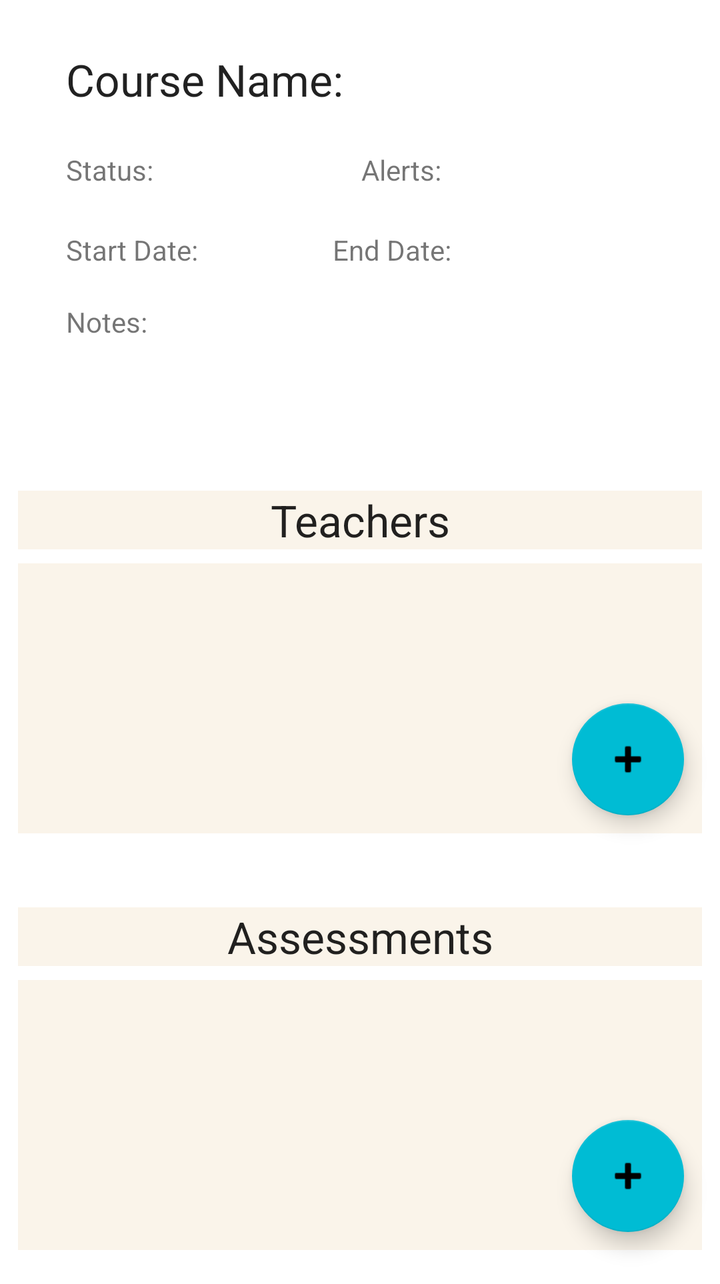
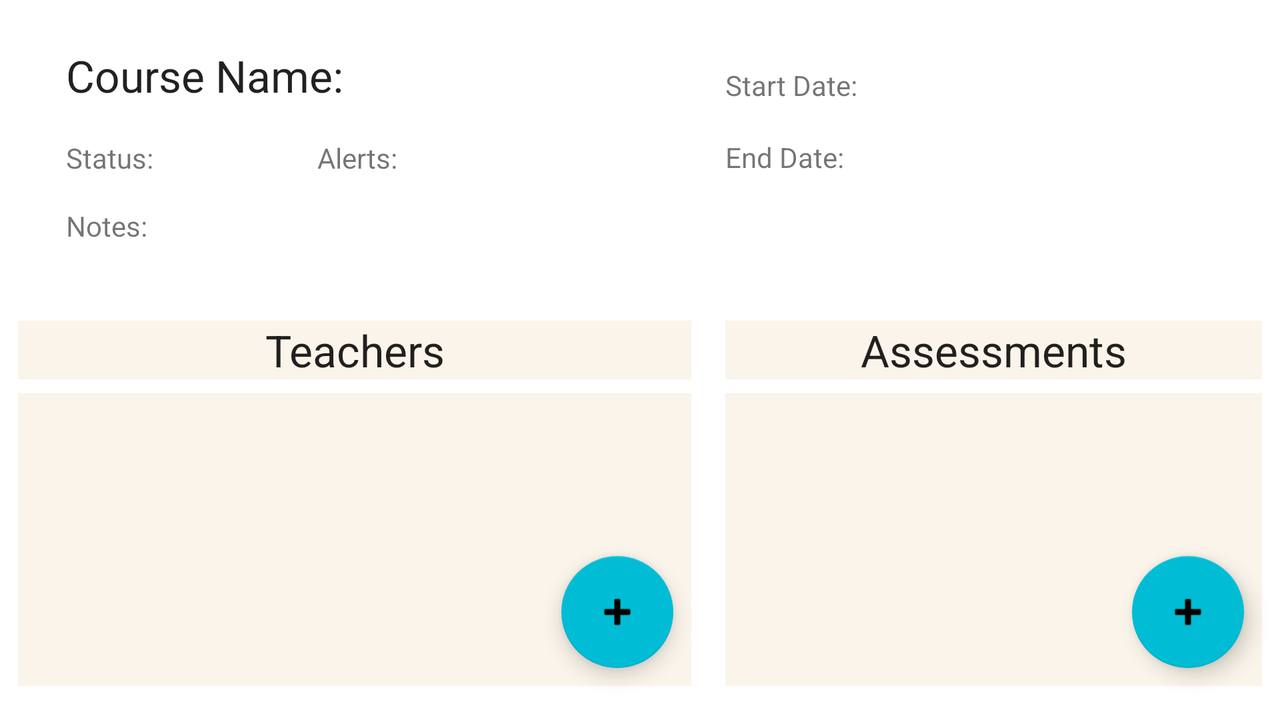

Compare how this app lays out the same screen by default and in its alternative resource folder. The renders come first, then the two layout files and the values they reference.
<!-- AndroidManifest.xml: application theme Theme.c196AppTheme -->
<!-- res/layout/activity_course_details.xml -->
<?xml version="1.0" encoding="utf-8"?>
<ScrollView xmlns:android="http://schemas.android.com/apk/res/android"
    xmlns:app="http://schemas.android.com/apk/res-auto"
    xmlns:tools="http://schemas.android.com/tools"
    android:layout_width="match_parent"
    android:layout_height="match_parent"
    android:fillViewport="true">

<androidx.constraintlayout.widget.ConstraintLayout
    android:layout_width="match_parent"
    android:layout_height="match_parent"
    tools:context=".Activity.CourseDetails">

    <TextView
        android:id="@+id/textView2"
        android:layout_width="wrap_content"
        android:layout_height="wrap_content"
        android:layout_marginStart="33dp"
        android:layout_marginLeft="33dp"
        android:layout_marginTop="25dp"
        android:text="Course Name:"
        android:textAppearance="@style/TextAppearance.AppCompat.Large"
        app:layout_constraintStart_toStartOf="parent"
        app:layout_constraintTop_toTopOf="parent" />

    <TextView
        android:id="@+id/textView7"
        android:layout_width="wrap_content"
        android:layout_height="wrap_content"
        android:layout_marginTop="21dp"
        android:text="Start Date:"
        app:layout_constraintStart_toStartOf="@+id/textView8"
        app:layout_constraintTop_toBottomOf="@+id/textView8" />

    <TextView
        android:id="@+id/textView8"
        android:layout_width="wrap_content"
        android:layout_height="wrap_content"
        android:layout_marginTop="21dp"
        android:text="Status:"
        app:layout_constraintStart_toStartOf="@+id/textView2"
        app:layout_constraintTop_toBottomOf="@+id/textView2" />

    <TextView
        android:id="@+id/textView9"
        android:layout_width="wrap_content"
        android:layout_height="wrap_content"
        android:layout_marginStart="20dp"
        android:layout_marginLeft="20dp"
        android:text="End Date:"
        app:layout_constraintStart_toEndOf="@+id/cdSdate"
        app:layout_constraintTop_toTopOf="@+id/cdSdate" />

    <TextView
        android:id="@+id/cdName"
        android:layout_width="158dp"
        android:layout_height="0dp"
        android:layout_marginStart="19dp"
        android:layout_marginLeft="19dp"
        android:text="         "
        android:textAppearance="@style/TextAppearance.AppCompat.Large"
        app:layout_constraintStart_toEndOf="@+id/textView2"
        app:layout_constraintTop_toTopOf="@+id/textView2" />

    <TextView
        android:id="@+id/cdStatus"
        android:layout_width="wrap_content"
        android:layout_height="wrap_content"
        android:layout_marginStart="21dp"
        android:layout_marginLeft="21dp"
        android:text="         "
        app:layout_constraintStart_toEndOf="@+id/textView8"
        app:layout_constraintTop_toTopOf="@+id/textView8" />

    <TextView
        android:id="@+id/cdSdate"
        android:layout_width="wrap_content"
        android:layout_height="wrap_content"
        android:layout_marginStart="17dp"
        android:layout_marginLeft="17dp"
        android:text="         "
        app:layout_constraintStart_toEndOf="@+id/textView7"
        app:layout_constraintTop_toTopOf="@+id/textView7" />

    <TextView
        android:id="@+id/cdEdate"
        android:layout_width="wrap_content"
        android:layout_height="wrap_content"
        android:layout_marginStart="10dp"
        android:layout_marginLeft="10dp"
        android:text="         "
        app:layout_constraintStart_toEndOf="@+id/textView9"
        app:layout_constraintTop_toTopOf="@+id/textView9" />

    <TextView
        android:id="@+id/textView13"
        android:layout_width="0dp"
        android:layout_height="wrap_content"
        android:layout_marginStart="9dp"
        android:layout_marginLeft="9dp"
        android:layout_marginTop="34dp"
        android:layout_marginEnd="9dp"
        android:layout_marginRight="9dp"
        android:background="#FFFAF4EA"
        android:gravity="center"
        android:text="Teachers"
        android:textAppearance="@style/TextAppearance.AppCompat.Large"
        app:layout_constraintEnd_toEndOf="parent"
        app:layout_constraintStart_toStartOf="parent"
        app:layout_constraintTop_toBottomOf="@+id/cdNotes" />

    <ListView
        android:id="@+id/cdTeacherList"
        android:layout_width="0dp"
        android:layout_height="135dp"
        android:layout_marginStart="9dp"
        android:layout_marginLeft="9dp"
        android:layout_marginTop="7dp"
        android:layout_marginEnd="9dp"
        android:layout_marginRight="9dp"
        android:background="#FAF4EA"
        app:layout_constraintEnd_toEndOf="parent"
        app:layout_constraintHorizontal_bias="0.0"
        app:layout_constraintStart_toStartOf="parent"
        app:layout_constraintTop_toBottomOf="@+id/textView13" >

    </ListView>

    <com.google.android.material.floatingactionbutton.FloatingActionButton
        android:id="@+id/cdAddTeacherFAB"
        android:layout_width="wrap_content"
        android:layout_height="wrap_content"
        android:layout_marginEnd="9dp"
        android:layout_marginRight="9dp"
        android:layout_marginBottom="9dp"
        android:clickable="true"
        app:backgroundTint="#00BCD4"
        app:layout_constraintBottom_toBottomOf="@+id/cdTeacherList"
        app:layout_constraintEnd_toEndOf="@+id/cdTeacherList"
        app:srcCompat="@android:drawable/ic_input_add" />

    <TextView
        android:id="@+id/textViewAs"
        android:layout_width="0dp"
        android:layout_height="wrap_content"
        android:layout_marginStart="9dp"
        android:layout_marginLeft="9dp"
        android:layout_marginTop="37dp"
        android:layout_marginEnd="9dp"
        android:layout_marginRight="9dp"
        android:background="#FFFAF4EA"
        android:gravity="center"
        android:text="Assessments"
        android:textAppearance="@style/TextAppearance.AppCompat.Large"
        app:layout_constraintEnd_toEndOf="parent"
        app:layout_constraintHorizontal_bias="0.0"
        app:layout_constraintStart_toStartOf="parent"
        app:layout_constraintTop_toBottomOf="@+id/cdTeacherList" />

    <ListView
        android:id="@+id/cdAssessmentList"
        android:layout_width="0dp"
        android:layout_height="135dp"
        android:layout_marginStart="9dp"
        android:layout_marginLeft="9dp"
        android:layout_marginTop="7dp"
        android:layout_marginEnd="9dp"
        android:layout_marginRight="9dp"
        android:layout_marginBottom="17dp"
        android:background="#FFFAF4EA"
        app:layout_constraintBottom_toBottomOf="parent"
        app:layout_constraintEnd_toEndOf="parent"
        app:layout_constraintHorizontal_bias="0.0"
        app:layout_constraintStart_toStartOf="parent"
        app:layout_constraintTop_toBottomOf="@+id/textViewAs"
        app:layout_constraintVertical_bias="0.0">

    </ListView>

    <com.google.android.material.floatingactionbutton.FloatingActionButton
        android:id="@+id/cdAddAssessmentFAB"
        android:layout_width="wrap_content"
        android:layout_height="wrap_content"
        android:layout_marginEnd="9dp"
        android:layout_marginRight="9dp"
        android:layout_marginBottom="9dp"
        android:clickable="true"
        app:backgroundTint="#00BCD4"
        app:layout_constraintBottom_toBottomOf="@+id/cdAssessmentList"
        app:layout_constraintEnd_toEndOf="@+id/cdAssessmentList"
        app:srcCompat="@android:drawable/ic_input_add" />

    <TextView
        android:id="@+id/textView14"
        android:layout_width="wrap_content"
        android:layout_height="wrap_content"
        android:layout_marginStart="53dp"
        android:layout_marginLeft="53dp"
        android:text="Alerts:"
        app:layout_constraintStart_toEndOf="@+id/cdStatus"
        app:layout_constraintTop_toTopOf="@+id/cdStatus" />

    <TextView
        android:id="@+id/textView16"
        android:layout_width="wrap_content"
        android:layout_height="wrap_content"
        android:layout_marginTop="17dp"
        android:text="Notes:"
        app:layout_constraintStart_toStartOf="@+id/textView7"
        app:layout_constraintTop_toBottomOf="@+id/textView7" />

    <TextView
        android:id="@+id/cdAlert"
        android:layout_width="wrap_content"
        android:layout_height="wrap_content"
        android:layout_marginStart="17dp"
        android:layout_marginLeft="17dp"
        android:text="         "
        app:layout_constraintBottom_toBottomOf="@+id/textView14"
        app:layout_constraintStart_toEndOf="@+id/textView14"
        app:layout_constraintTop_toTopOf="@+id/textView14"
        app:layout_constraintVertical_bias="0.0" />

    <TextView
        android:id="@+id/cdNotes"
        android:layout_width="0dp"
        android:layout_height="41dp"
        android:text="         "
        app:layout_constraintStart_toStartOf="@+id/textView16"
        app:layout_constraintTop_toBottomOf="@+id/textView16" />

</androidx.constraintlayout.widget.ConstraintLayout>
</ScrollView>
<!-- resources referenced by this layout -->
<resources>
  <style name="Theme.c196AppTheme" parent="Theme.MaterialComponents.DayNight.DarkActionBar">
          
          <item name="colorPrimary">@color/blue_500</item>
          <item name="colorPrimaryVariant">@color/blue_200</item>
          <item name="colorOnPrimary">@color/white</item>
          
          <item name="colorSecondary">@color/blue_500</item>
          <item name="colorSecondaryVariant">@color/blue_200</item>
          <item name="colorOnSecondary">@color/black</item>
          
          <item name="android:statusBarColor" tools:targetApi="l">?attr/colorPrimaryVariant</item>
          
      </style>
  <color name="blue_500">#01A7BC</color>
  <color name="blue_200">#01AEC5</color>
  <color name="white">#FFFFFFFF</color>
  <color name="black">#FF000000</color>
</resources>
<!-- res/layout-land/activity_course_details.xml (the repository's variant of the layout above) -->
<!-- drawn on the phone turned sideways -->
<?xml version="1.0" encoding="utf-8"?>
<ScrollView xmlns:android="http://schemas.android.com/apk/res/android"
    xmlns:app="http://schemas.android.com/apk/res-auto"
    xmlns:tools="http://schemas.android.com/tools"
    android:layout_width="match_parent"
    android:layout_height="match_parent"
    android:fillViewport="true">

    <androidx.constraintlayout.widget.ConstraintLayout
        android:layout_width="match_parent"
        android:layout_height="match_parent"
        tools:context=".Activity.CourseDetails">

        <TextView
            android:id="@+id/textView2"
            android:layout_width="wrap_content"
            android:layout_height="wrap_content"
            android:layout_marginStart="33dp"
            android:layout_marginLeft="33dp"
            android:layout_marginTop="23dp"
            android:text="Course Name:"
            android:textAppearance="@style/TextAppearance.AppCompat.Large"
            app:layout_constraintStart_toStartOf="parent"
            app:layout_constraintTop_toTopOf="parent" />

        <TextView
            android:id="@+id/textView7"
            android:layout_width="wrap_content"
            android:layout_height="wrap_content"
            android:layout_marginStart="133dp"
            android:layout_marginLeft="133dp"
            android:layout_marginTop="33dp"
            android:text="Start Date:"
            app:layout_constraintStart_toEndOf="@+id/cdName"
            app:layout_constraintTop_toTopOf="parent" />

        <TextView
            android:id="@+id/textView8"
            android:layout_width="wrap_content"
            android:layout_height="wrap_content"
            android:layout_marginTop="17dp"
            android:text="Status:"
            app:layout_constraintStart_toStartOf="@+id/textView2"
            app:layout_constraintTop_toBottomOf="@+id/textView2" />

        <TextView
            android:id="@+id/textView9"
            android:layout_width="wrap_content"
            android:layout_height="wrap_content"
            android:layout_marginTop="17dp"
            android:text="End Date:"
            app:layout_constraintStart_toStartOf="@+id/textView7"
            app:layout_constraintTop_toBottomOf="@+id/textView7" />

        <TextView
            android:id="@+id/cdName"
            android:layout_width="wrap_content"
            android:layout_height="wrap_content"
            android:layout_marginStart="19dp"
            android:layout_marginLeft="19dp"
            android:text="         "
            android:textAppearance="@style/TextAppearance.AppCompat.Medium"
            app:layout_constraintStart_toEndOf="@+id/textView2"
            app:layout_constraintTop_toTopOf="@+id/textView2" />

        <TextView
            android:id="@+id/cdStatus"
            android:layout_width="wrap_content"
            android:layout_height="wrap_content"
            android:layout_marginStart="21dp"
            android:layout_marginLeft="21dp"
            android:text="         "
            app:layout_constraintStart_toEndOf="@+id/textView8"
            app:layout_constraintTop_toTopOf="@+id/textView8" />

        <TextView
            android:id="@+id/cdSdate"
            android:layout_width="wrap_content"
            android:layout_height="wrap_content"
            android:layout_marginStart="17dp"
            android:layout_marginLeft="17dp"
            android:text="          "
            app:layout_constraintStart_toEndOf="@+id/textView7"
            app:layout_constraintTop_toTopOf="@+id/textView7" />

        <TextView
            android:id="@+id/cdEdate"
            android:layout_width="wrap_content"
            android:layout_height="wrap_content"
            android:text="          "
            app:layout_constraintStart_toStartOf="@+id/cdSdate"
            app:layout_constraintTop_toTopOf="@+id/textView9" />

        <TextView
            android:id="@+id/textView13"
            android:layout_width="0dp"
            android:layout_height="wrap_content"
            android:layout_marginStart="9dp"
            android:layout_marginLeft="9dp"
            android:layout_marginTop="17dp"
            android:layout_marginEnd="17dp"
            android:layout_marginRight="17dp"
            android:background="#FFFAF4EA"
            android:gravity="center"
            android:text="Teachers"
            android:textAppearance="@style/TextAppearance.AppCompat.Large"
            app:layout_constraintEnd_toStartOf="@+id/textViewAs"
            app:layout_constraintStart_toStartOf="parent"
            app:layout_constraintTop_toBottomOf="@+id/cdNotes" />

        <ListView
            android:id="@+id/cdTeacherList"
            android:layout_width="0dp"
            android:layout_height="0dp"
            android:layout_marginStart="9dp"
            android:layout_marginLeft="9dp"
            android:layout_marginTop="7dp"
            android:layout_marginBottom="17dp"
            android:background="#FFFAF4EA"
            app:layout_constraintBottom_toBottomOf="parent"
            app:layout_constraintEnd_toEndOf="@+id/textView13"
            app:layout_constraintHorizontal_bias="49"
            app:layout_constraintStart_toStartOf="parent"
            app:layout_constraintTop_toBottomOf="@+id/textView13">

        </ListView>

        <com.google.android.material.floatingactionbutton.FloatingActionButton
            android:id="@+id/cdAddTeacherFAB"
            android:layout_width="wrap_content"
            android:layout_height="wrap_content"
            android:layout_marginEnd="9dp"
            android:layout_marginRight="9dp"
            android:layout_marginBottom="9dp"
            android:clickable="true"
            app:backgroundTint="#00BCD4"
            app:layout_constraintBottom_toBottomOf="@+id/cdTeacherList"
            app:layout_constraintEnd_toEndOf="@+id/cdTeacherList"
            app:srcCompat="@android:drawable/ic_input_add" />

        <TextView
            android:id="@+id/textViewAs"
            android:layout_width="0dp"
            android:layout_height="wrap_content"
            android:layout_marginEnd="9dp"
            android:layout_marginRight="9dp"
            android:background="#FFFAF4EA"
            android:gravity="center"
            android:text="Assessments"
            android:textAppearance="@style/TextAppearance.AppCompat.Large"
            app:layout_constraintBottom_toBottomOf="@+id/textView13"
            app:layout_constraintEnd_toEndOf="parent"
            app:layout_constraintStart_toStartOf="@+id/textView9"
            app:layout_constraintTop_toTopOf="@+id/textView13" />

        <ListView
            android:id="@+id/cdAssessmentList"
            android:layout_width="0dp"
            android:layout_height="0dp"
            android:layout_marginTop="7dp"
            android:layout_marginEnd="9dp"
            android:layout_marginRight="9dp"
            android:layout_marginBottom="17dp"
            android:background="#FFFAF4EA"
            app:layout_constraintBottom_toBottomOf="parent"
            app:layout_constraintEnd_toEndOf="parent"
            app:layout_constraintHorizontal_bias="0.0"
            app:layout_constraintStart_toStartOf="@+id/textViewAs"
            app:layout_constraintTop_toBottomOf="@+id/textViewAs"
            app:layout_constraintVertical_bias="49">

        </ListView>

        <com.google.android.material.floatingactionbutton.FloatingActionButton
            android:id="@+id/cdAddAssessmentFAB"
            android:layout_width="wrap_content"
            android:layout_height="wrap_content"
            android:layout_marginEnd="9dp"
            android:layout_marginRight="9dp"
            android:layout_marginBottom="9dp"
            android:clickable="true"
            app:backgroundTint="#00BCD4"
            app:layout_constraintBottom_toBottomOf="@+id/cdAssessmentList"
            app:layout_constraintEnd_toEndOf="@+id/cdAssessmentList"
            app:srcCompat="@android:drawable/ic_input_add" />

        <TextView
            android:id="@+id/textView14"
            android:layout_width="wrap_content"
            android:layout_height="wrap_content"
            android:layout_marginStart="31dp"
            android:layout_marginLeft="31dp"
            android:text="Alerts:"
            app:layout_constraintStart_toEndOf="@+id/cdStatus"
            app:layout_constraintTop_toTopOf="@+id/cdStatus" />

        <TextView
            android:id="@+id/textView16"
            android:layout_width="wrap_content"
            android:layout_height="wrap_content"
            android:layout_marginTop="15dp"
            android:text="Notes:"
            app:layout_constraintStart_toStartOf="@+id/textView8"
            app:layout_constraintTop_toBottomOf="@+id/textView8" />

        <TextView
            android:id="@+id/cdAlert"
            android:layout_width="wrap_content"
            android:layout_height="wrap_content"
            android:layout_marginStart="17dp"
            android:layout_marginLeft="17dp"
            android:text="         "
            app:layout_constraintBottom_toBottomOf="@+id/textView14"
            app:layout_constraintStart_toEndOf="@+id/textView14"
            app:layout_constraintTop_toTopOf="@+id/textView14"
            app:layout_constraintVertical_bias="0.0" />

        <TextView
            android:id="@+id/cdNotes"
            android:layout_width="0dp"
            android:layout_height="21dp"
            android:text="         "
            app:layout_constraintStart_toStartOf="@+id/textView16"
            app:layout_constraintTop_toBottomOf="@+id/textView16" />

    </androidx.constraintlayout.widget.ConstraintLayout>
</ScrollView>
